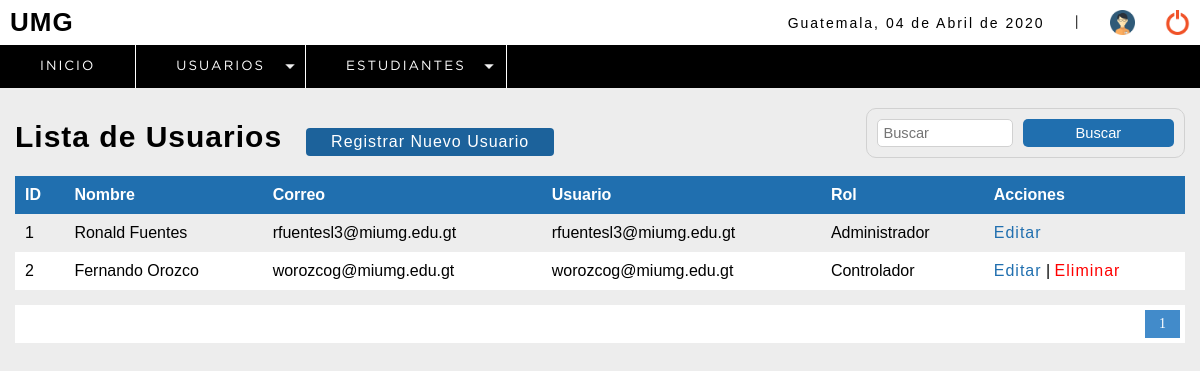
The page /sistema/lista_usuarios.php (signed in) on the database its author committed.
### tables this page shows
CREATE TABLE `usuario` (
  `idusuario` int(11) NOT NULL,
  `nombre` varchar(50) DEFAULT NULL,
  `correo` varchar(100) DEFAULT NULL,
  `usuario` varchar(100) DEFAULT NULL,
  `clave` varchar(100) DEFAULT NULL,
  `rol` int(11) DEFAULT NULL,
  `estatus` int(11) NOT NULL DEFAULT '1'
);

CREATE TABLE `rol` (
  `idrol` int(11) NOT NULL,
  `rol` varchar(20) DEFAULT NULL
);

### sistema/lista_usuarios.php (the view, shortened to what this page needs)
<?php
	include "../conexion.php";
 ?>
<!DOCTYPE html>
<html lang="en">
<head>
	<?php include "includes/scripts.php"; ?>
</head>
<body>
	<?php include "includes/header.php"; ?>
	<section id="container">
		<br>
		<h1>Lista de Usuarios</h1>
		<a href="registro_usuario.php" class="btn_new">Registrar Nuevo Usuario</a>
		<form action="buscar_usuario.php" method="get" class="form_search">
			<input type="text" name="busqueda" id="busqueda" placeholder="Buscar">
			<input type="submit" value="Buscar" class="btn_search">
		</form>
		<table>
			<tr>
				<th>ID</th>
				<th>Nombre</th>
				<th>Correo</th>
				<th>Usuario</th>
				<th>Rol</th>
				<th>Acciones</th>
			</tr>
		<?php
			$sql_registe = mysqli_query($conection,"SELECT COUNT(*) as total_registro FROM usuario WHERE estatus = 1 ");
			$result_register = mysqli_fetch_array($sql_registe);
			$total_registro = $result_register['total_registro'];
			$por_pagina = 7;
			if(empty($_GET['pagina']))
			{
				$pagina = 1;
			}else{
				$pagina = $_GET['pagina'];
			}
			$desde = ($pagina-1) * $por_pagina;
			$total_paginas = ceil($total_registro / $por_pagina);
			$query = mysqli_query($conection,"SELECT u.idusuario, u.nombre, u.correo, u.usuario, r.rol FROM usuario u INNER JOIN rol r ON u.rol = r.idrol WHERE estatus = 1 ORDER BY u.idusuario ASC LIMIT $desde,$por_pagina
				");
			$result = mysqli_num_rows($query);
			if($result > 0){
				while ($data = mysqli_fetch_array($query)) {
			?>
				<tr>
					<td><?php echo $data["idusuario"]; ?></td>
					<td><?php echo $data["nombre"]; ?></td>
					<td><?php echo $data["correo"]; ?></td>
					<td><?php echo $data["usuario"]; ?></td>
					<td><?php echo $data['rol'] ?></td>
					<td>
						<a class="link_edit" href="editar_usuario.php?id=<?php echo $data["idusuario"]; ?>">Editar</a>
					<?php if($data["idusuario"] != 1){ ?>
						|
						<a class="link_delete" href="eliminar_confirmar_usuario.php?id=<?php echo $data["idusuario"]; ?>">Eliminar</a>
					<?php } ?>
					</td>
				</tr>
		<?php
				}
			}
		 ?>
		</table>
		<div class="paginador">
			<ul>
			<?php
				for ($i=1; $i <= $total_paginas; $i++) {
					if($i == $pagina)
					{
						echo '<li class="pageSelected">'.$i.'</li>';
					}else{
						echo '<li><a href="?pagina='.$i.'">'.$i.'</a></li>';
					}
				}
			 ?>
			</ul>
		</div>
	</section>
</body>
</html>

### sistema/css/estilos.css (style rules this page uses)
* { margin: 0; padding: 0; box-sizing: border-box; }
body { background: #ededed; }
h1, h2, h3, h4, h5, h6 { font-family: 'arial'; font-weight: bold; letter-spacing: 1px; }
h1 { font-size: 26px; }
a { text-decoration: none; font-family: arial; letter-spacing: 1px; }
#container { padding: 90px 15px 15px; }
form { background: #FFF; margin: auto; padding: 20px 50px; border: 1px solid #d1d1d1; border-radius: 10px; }
input,select { display: block; width: 100%; font-size: 11pt; padding: 5px; border: 1px solid #d1d1d1; border-radius: 5px; }
#container h1 { font-size: 30px; display: inline-block; }
.btn_new { display: inline-block; background:#1C629B; color: #FFF; padding: 5px 25px; border-radius: 4px; margin: 20px; }
table { border-collapse: collapse; font-size: 12pt; font-family: 'arial'; width: 100%; }
table th { text-align: left; padding: 10px; background: #206FAF; color: #FFF; }
table tr:nth-child(odd) { background: #FFF; }
table td { padding: 10px; }
.link_edit { color: #206FAF; }
.link_delete { color: red; }
.paginador ul { padding: 5px; list-style: none; background: #FFF; margin-top: 15px; display: -webkit-flex; display: -moz-flex; display: -ms-flex; display: -o-flex; display: flex; justify-content: flex-end; }
.paginador a, .pageSelected { color: #206FAF; border: 1px solid #ddd; padding: 5px; display: inline-block; font-size: 14px; text-align: center; width: 35px; }
.pageSelected { color: #FFF; background: #428bca; border: 1px solid #428bca; }
.form_search { display: -webkit-flex; display: -moz-flex; display: -ms-flex; display: -o-flex; display: flex; float: right; background: initial; padding: 10px; border-radius: 10px; }
.form_search .btn_search { background: #206FAF; color: #FFF; padding: 0 20px; border: 0; cursor: pointer; margin-left: 10px; }

### rows shown on the page
usuario: idusuario "1", nombre "Ronald Fuentes", correo "rfuentesl3@miumg.edu.gt", usuario "rfuentesl3@miumg.edu.gt", rol.rol "Administrador"
usuario: idusuario "2", nombre "Fernando Orozco", correo "worozcog@miumg.edu.gt", usuario "worozcog@miumg.edu.gt", rol.rol "Controlador"

### other values the page prints
fechaC() "04 de Abril de 2020"
